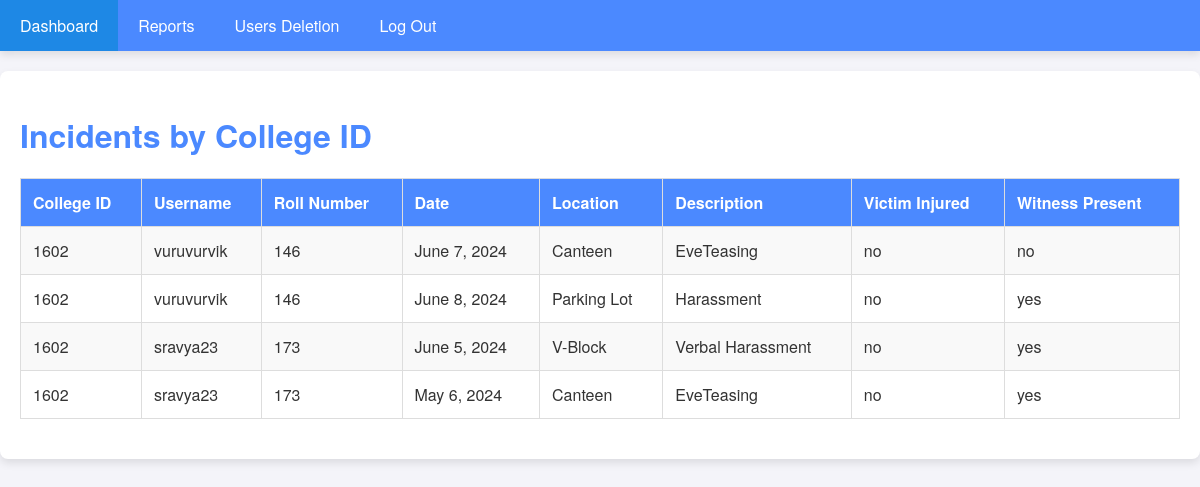
Screenshot of /adminreports with the database file from the repository.
### home/models.py (models this page shows, shortened)
class Incident(models.Model):
    user = models.ForeignKey(User, on_delete=models.CASCADE, related_name='incidents', verbose_name='Reported By')
    date = models.DateField(verbose_name='Date of the incident')
    location = models.CharField(max_length=100, verbose_name='Location of the incident')
    description = models.TextField(verbose_name='Incident Description')
    victim_injury = models.CharField(max_length=3, choices=(('yes', 'Yes'), ('no', 'No')), verbose_name='Is the Individual Injured')
    witness_present = models.CharField(max_length=3, choices=(('yes', 'Yes'), ('no', 'No')), verbose_name='Is there a Witness Present')
    reported_by = models.ForeignKey(User, on_delete=models.CASCADE)

class UserProfile(models.Model):
    user = models.OneToOneField(User, on_delete=models.CASCADE)
    name = models.CharField(max_length=100)
    phone = models.CharField(max_length=15)
    clgname = models.CharField(max_length=100)
    clgid = models.CharField(max_length=50)
    clgaddress = models.CharField(max_length=200)
    qualification = models.CharField(max_length=50)
    gradyear = models.IntegerField()
    roll = models.CharField(max_length=20)

### home/views.py (the view)
# urls.py: path("adminreports",views.adminreports,name='adminreports'),
def adminreports(request):
    incidents = Incident.objects.all()
    return render(request, 'adminreports.html', {'incidents': incidents})

### templates/adminreports.html (shortened to what this page needs)
<!DOCTYPE html>
<html lang="en">
<head>
</head>
<body>
    <div class="navbar">
        <a href="/admindashboard">Dashboard</a>
        <a href="/adminreports">Reports</a>
        <a href="/delete_user">Users Deletion</a>
        <a href="/logout">Log Out</a>
    </div>
    <div class="container">
        <h1>Incidents by College ID</h1>
        <table>
            <tr>
                <th>College ID</th>
                <th>Username</th>
                <th>Roll Number</th>
                <th>Date</th>
                <th>Location</th>
                <th>Description</th>
                <th>Victim Injured</th>
                <th>Witness Present</th>
            </tr>
            {% for incident in incidents %}
            <tr>
                <td>{{ incident.user.userprofile.clgid }}</td>
                <td>{{ incident.user.username }}</td>
                <td>{{ incident.user.userprofile.roll }}</td>
                <td>{{ incident.date }}</td>
                <td>{{ incident.location }}</td>
                <td>{{ incident.description }}</td>
                <td>{{ incident.victim_injury }}</td>
                <td>{{ incident.witness_present }}</td>
            </tr>
            {% endfor %}
        </table>
    </div>
</body>
</html>

### templates/adminreports.html (style rules this page uses)
body { font-family: 'Helvetica Neue', Arial, sans-serif; background-color: #f4f4f9; color: #333; margin: 0; padding: 0; }
.navbar { background-color: #4b89ff; overflow: hidden; box-shadow: 0 4px 8px rgba(0, 0, 0, 0.1); }
.navbar a { float: left; display: block; color: #fff; text-align: center; padding: 14px 20px; text-decoration: none; font-size: 16px; transition: background-color 0.3s ease; }
.container { max-width: 1200px; margin: 20px auto; padding: 20px; background-color: #fff; border-radius: 8px; box-shadow: 0 4px 8px rgba(0, 0, 0, 0.1); }
h1 { color: #4b89ff; margin-bottom: 20px; }
table { width: 100%; border-collapse: collapse; margin-bottom: 20px; }
table, th, td { border: 1px solid #ddd; }
th, td { padding: 12px; text-align: left; }
th { background-color: #4b89ff; color: white; }
tr:nth-child(even) { background-color: #f9f9f9; }

### rows the page displays
Incident: user.userprofile.clgid "1602", user.username "vuruvurvik", user.userprofile.roll "146", date "June 7, 2024", location "Canteen", description "EveTeasing", victim_injury "no", witness_present "no"
Incident: user.userprofile.clgid "1602", user.username "vuruvurvik", user.userprofile.roll "146", date "June 8, 2024", location "Parking Lot", description "Harassment", victim_injury "no", witness_present "yes"
Incident: user.userprofile.clgid "1602", user.username "sravya23", user.userprofile.roll "173", date "June 5, 2024", location "V-Block", description "Verbal Harassment", victim_injury "no", witness_present "yes"
Incident: user.userprofile.clgid "1602", user.username "sravya23", user.userprofile.roll "173", date "May 6, 2024", location "Canteen", description "EveTeasing", victim_injury "no", witness_present "yes"
